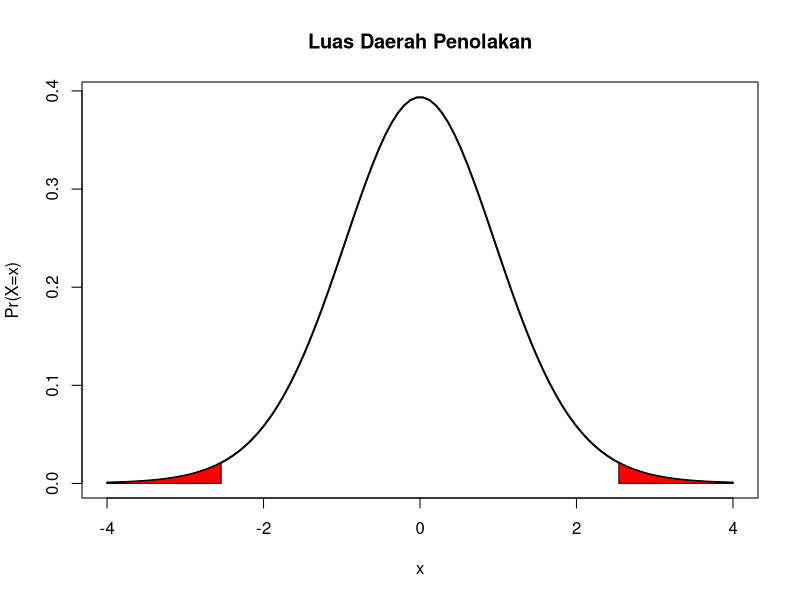
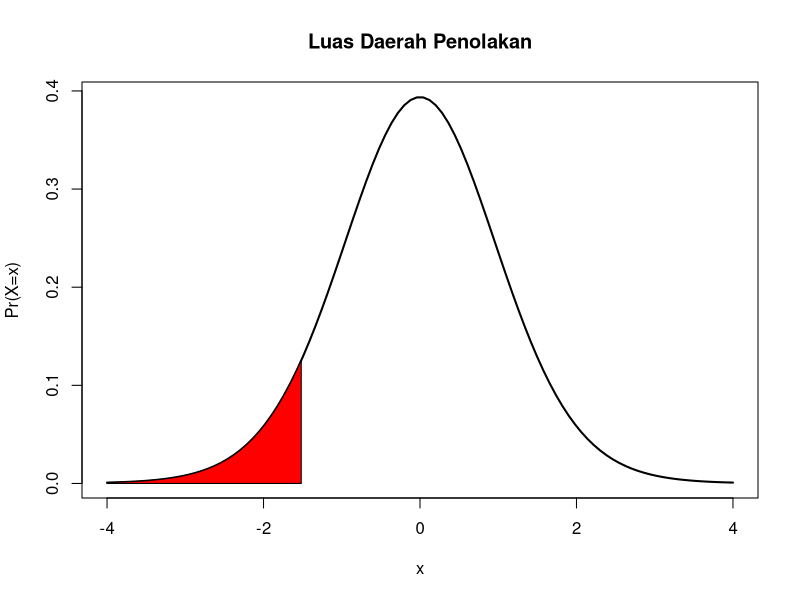
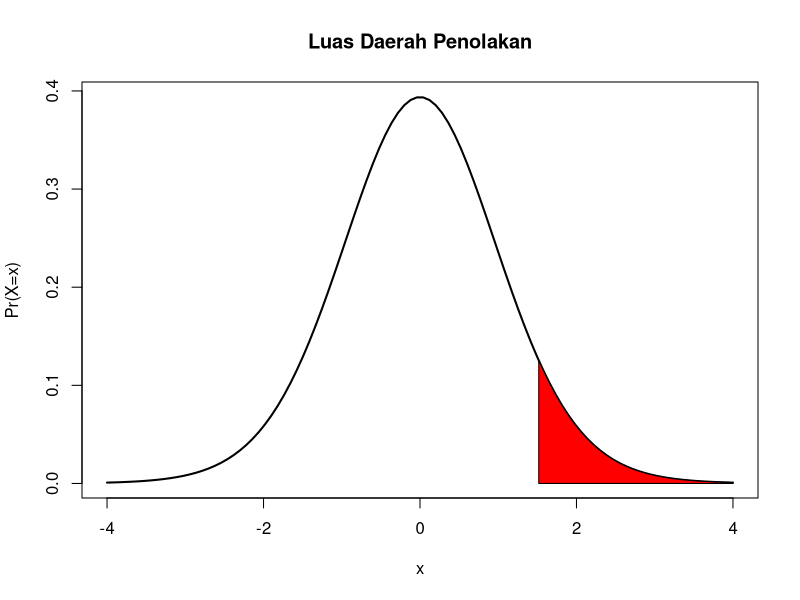

Write the R code that produced these figures, in order. (Note: this script raises an error after producing the figures.)
#Hypothesis Testing
#1. Definisi Hipotesis
#2. Definisi tingkat signifikansi alpha
#3. Penentuan statistik uji
#4. Daerah kritis
#5. Pengambilan keputusan dan interpretasi

#a) uji mean 1 sampel
#ingat asumsi
# - data berdistribusi normal
# - antar observasi saling bebas

#kasus uji 2 arah
#H0 : \mu = \mu_0
#H1 : \mu != \mu_0
#\mu_0 itu ditentukan peneliti, tergantung pengujian yg ingin dilakukan

x <- rnorm(20)
t.test(x,
       mu = 0.5,
       alternative = "two.sided") #Untuk kasus ini \mu_0 = 0.5

#pengambilan keputusan: statistik uji, CI, p-value
#statistik uji
#t tabel dengan df = n-1 = 20-1 = 19
qt(0.025, 19)
qt(0.975, 19)
#bandingkan t tabel dan statistik uji t

#p-value manual
2*(pt(-2.5414, 19)) #Angka -2,5414 ini tergantung dari nilai t yang didapatkan pada t.test sebelumnya
2*(1-pt(2.5414, 19)) #Artinya bisa jadi nilai t yang didapatkan itu bukan -2,5414 tinggal menyesuaikan saja

#CI : kalo \mu_0 ada di dalam CI ya H0 diterima (perhitungan CI ga diajarin disini ya)

#viz daerah penolakan
x_grafik <- seq(-4, 4, length = 100)
x_daerah_penolakan <- seq(-4, -2.5414, length = 100)
y_daerah_penolakan <- dt(x_daerah_penolakan, df = 19)
x_daerah_penolakan2 <- seq(2.5414, 4, length = 100)
y_daerah_penolakan2 <- dt(x_daerah_penolakan2, df = 19)

plot(x_grafik,
     dt(x_grafik, df = 19),
     type = 'l',
     main = "Luas Daerah Penolakan",
     xlab = "x",
     ylab = "Pr(X=x)",
     lwd = 2)
polygon(c(-4,x_daerah_penolakan, -2.5414),
        c(0, y_daerah_penolakan, 0),
        col = "red")
polygon(c(2.5414,x_daerah_penolakan2, 4),
        c(0, y_daerah_penolakan2, 0),
        col = "red")

#kasus uji 1 arah (lower tailed test)
#H0 : mu >= 0.3
#H1 : mu < 0.3

#Ingin diuji apakah mean populasi >= 0.3 atau tidak
#Ingat saja untuk lower tailed test perhatikan tanda pada H1 nya harus "<"
#Jadi kalo ketemu H1 tandanya "<" maka udah pasti lower tailed test.

t.test(x,
       mu = 0.3,
       alternative = "less")

#Sebelumnya perhatikan bahwa apabila nilai t yang didapatkan bernilai positif
#Maka uji lower tailed test tidak dapat dilakukan
#Harus diganti dengan uji upper tailed test
#Sebaliknya, jika nilai t yang didapatkan negatif, maka uji lower tailed test dapat digunakan
#Ingat saja, untuk lower tailed test, nilai t yang didapatkan harus negatif

#t tabel dengan df = n-1 = 20-1 = 19
qt(0.05, 19)
qt(0.95, 19)
#bandingkan t tabel dan statistik uji t

#p-value manual
pt(-1.5175, 19) #Angka -1,5175 ini tergantung dari nilai t yang didapatkan pada t.test sebelumnya
1-pt(1.5175, 19) #Artinya bisa jadi nilai t yang didapatkan itu bukan -1,5175 tinggal menyesuaikan saja

#viz daerah penolakan
x_grafik <- seq(-4, 4, length = 100)
x_daerah_penolakan <- seq(-4, -1.5175, length = 100)
y_daerah_penolakan <- dt(x_daerah_penolakan, df = 19)

plot(x_grafik,
     dt(x_grafik, df = 19),
     type = 'l',
     main = "Luas Daerah Penolakan",
     xlab = "x",
     ylab = "Pr(X=x)",
     lwd = 2)
polygon(c(-4,x_daerah_penolakan, -1.5175),
        c(0, y_daerah_penolakan, 0),
        col = "red")

#kasus uji 1 arah (upper tailed test)
#H0 : mu <= 0.3
#H1 : mu > 0.3

#Ingin diuji apakah mean populasi <= 0.3 atau tidak
#Ingat saja untuk upper tailed test perhatikan tanda pada H1 nya harus ">"
#Jadi kalo ketemu H1 tandanya ">" maka udah pasti upper tailed test.

t.test(x,
       mu = 0.3,
       alternative = "greater")

#Sebelumnya perhatikan bahwa apabila nilai t yang didapatkan bernilai negatif
#Maka uji upper tailed test tidak dapat dilakukan
#Harus diganti dengan uji lower tailed test
#Sebaliknya, jika nilai t yang didapatkan positif, maka uji upper tailed test dapat digunakan
#Ingat saja, untuk upper tailed test, nilai t yang didapatkan harus positif

x_grafik <- seq(-4, 4, length = 100)
x_daerah_penolakan <- seq(1.5175, 4, length = 100)
y_daerah_penolakan <- dt(x_daerah_penolakan, df = 19)

plot(x_grafik,
     dt(x_grafik, df = 19),
     type = 'l',
     main = "Luas Daerah Penolakan",
     xlab = "x",
     ylab = "Pr(X=x)",
     lwd = 2)
polygon(c(1.5175,x_daerah_penolakan, 4),
        c(0, y_daerah_penolakan, 0),
        col = "red")

#uji beda mean 2 populasi 
x <- rnorm(20, mean = 5)
y <- rnorm(20, mean = 2)

#H0 : \mu_1 - \mu_2 = \mu_0
t.test(x, y, mu = 0, var.equal = TRUE, alternative = "two.sided") #kasus asumsi variansi sama
t.test(x, y, mu = 0, var.equal = FALSE, alternative = "two.sided") #kasus asumsi variansi tidak sama

#uji berpasangan
#H0 : \mu_1 >= \mu_2
#H1 : \mu_1 < \mu_2
t.test(x, y, mu = 0, var.equal = TRUE, alternative = "less", paired = TRUE) 

#uji t 2 populasi per kategori
nilai_UTS <- c(90, 75, 100, 65, 70, 70, 60, 55)
matkul <- c(rep("PSD", 4), rep("MD", 4))
df <- data.frame(nilai_UTS, matkul)

#H0 : \mu_MD >= \mu_PSD
#H1 : \mu_MD < \mu_PSD

#Catatan: MD itu sama aja kayak Kalkulus (dulu Kalkulus namanya MD)

t.test(nilai_UTS ~ matkul,
       data = df,
       subset = matkul %in% c("PSD", "MD"),
       alternative = "less")

#kasus: setelah UTS MD, anak2 di kelas jadi rajin belajar buat UTS PSD
#setelah nilai UTS PSD keluar, apakah rajin belajar tadi negefek ke UTS PSD?
#karena ini kasus sebelum - sesudah, gunakan uji berpasangan
t.test(nilai_UTS ~ matkul,
       data = df,
       subset = matkul %in% c("PSD", "MD"),
       alternative = "less",
       paired = TRUE)
#ternyata pengaruh karena nilai UTS PSD jadi naik
#pesan moral: ayo rajin belajar :p (zany face)

#uji mean 2 populasi --> uji t
#kalo lebih dari 2 populasi gimana? jadinya anova
#jadi anova adalah uji t untuk > 2 populasi
#H0: \mu_MD = \mu_PSD = \mu_LDH (mean sama, artinya tidak ada efek perbedaan matkul terhadap nilai uts)
df2 <- data.frame(nilai_UTS = c(100, 90, 77, 85), matkul = c(rep("LDH",4)))
df <- rbind(df, df2)

anova(lm(nilai_UTS ~ matkul, data = df))